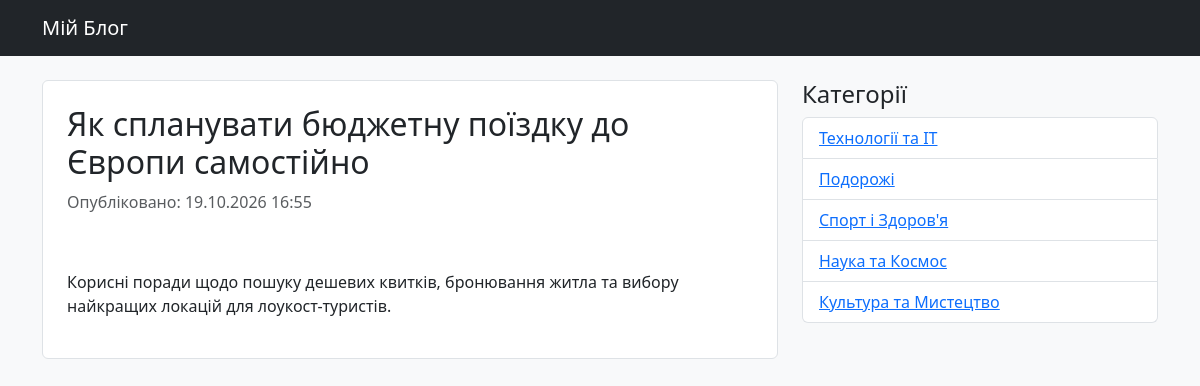
Screenshot of /articles/2026/10/19/yak-splanuvati-byudzhetnu-poyizdku-do-yevropi-samostijno/ with the database file from the repository.
### app_blog/models.py (models this page shows, shortened)
class Article(models.Model):
    title = models.CharField('Заголовок', max_length=250, help_text='Максимум 250 символів')
    description = models.TextField('Опис', blank=True, null=True)
    pub_date = models.DateTimeField('Дата публікації', default=timezone.now)
    slug = models.SlugField('Слаг', max_length=250, unique_for_date='pub_date')
    main_page = models.BooleanField('Головна', default=False, help_text='Показувати на головній сторінці')
    category = models.ForeignKey(Category, related_name='articles', blank=True, null=True, verbose_name='Категорія', on_delete=models.CASCADE)
    class Meta:
        ordering = ['-pub_date']
        verbose_name = 'Стаття'
        verbose_name_plural = 'Статті'

class Category(models.Model):
    category = models.CharField('Категорія', max_length=250, help_text='Максимум 250 символів')
    slug = models.SlugField('Слаг', max_length=250, unique=True, blank=True, null=True)
    class Meta:
        verbose_name = 'Категорія для публікації'
        verbose_name_plural = 'Категорії для публікацій'

### app_blog/views.py (the view)
# urls.py: path('articles/<int:year>/<int:month>/<int:day>/<slug:slug>/', ArticleDetail.as_view(), name='news-detail'),
class ArticleDetail(DetailView):
    model = Article
    template_name = 'article_detail.html'
    context_object_name = 'article'
    def get_context_data(self, **kwargs):
        context = super().get_context_data(**kwargs)
        context['categories'] = Category.objects.all()
        return context

### app_blog/templates/article_detail.html (shortened to what this page needs)
{% extends "index.html" %}
{% block content %}
<article class="post bg-white p-4 rounded border">
    <h2>{{ article.title }}</h2>
    <p class="text-muted">Опубліковано: {{ article.pub_date|date:"d.m.Y H:i" }}</p>
    {% if article.images.all %}
    <link href="https://cdnjs.cloudflare.com/ajax/libs/fotorama/4.6.4/fotorama.css" rel="stylesheet">
    <div class="fotorama" data-nav="thumbs" data-allowfullscreen="true">
    </div>
    {% endif %}
    <div class="content mt-3">
        {{ article.description|linebreaks }}
    </div>
</article>
{% endblock %}

### app_blog/templates/index.html (shortened to what this page needs)
<!DOCTYPE html>
<html lang="uk">
<head>
    <link rel="stylesheet" href="https://cdn.jsdelivr.net/npm/bootstrap@5.3.0/dist/css/bootstrap.min.css">
</head>
<body class="bg-light">
    <nav class="navbar navbar-expand-lg navbar-dark bg-dark mb-4">
        <div class="container">
            <a class="navbar-brand" href="{% url 'home' %}">Мій Блог</a>
        </div>
    </nav>
    <div class="container">
        <div class="row">
            <div class="col-md-8">
                {% block content %}{% endblock %}
            </div>
            <div class="col-md-4">
                <h4>Категорії</h4>
                <ul class="list-group">
                    {% for cat in categories %}
                        <li class="list-group-item">
                            <a href="{% url 'articles-category-list' cat.slug %}">{{ cat.category }}</a>
                        </li>
                    {% endfor %}
                </ul>
            </div>
        </div>
    </div>
</body>
</html>

### rows the page displays
Article: title "Як спланувати бюджетну поїздку до Європи самостійно", pub_date "19.10.2026 16:55", description "Корисні поради щодо пошуку дешевих квитків, бронювання житла та вибору найкращих локацій для лоукост-туристів."
Category: category "Технології та IT"
Category: category "Подорожі"
Category: category "Спорт і Здоров'я"
Category: category "Наука та Космос"
Category: category "Культура та Мистецтво"
